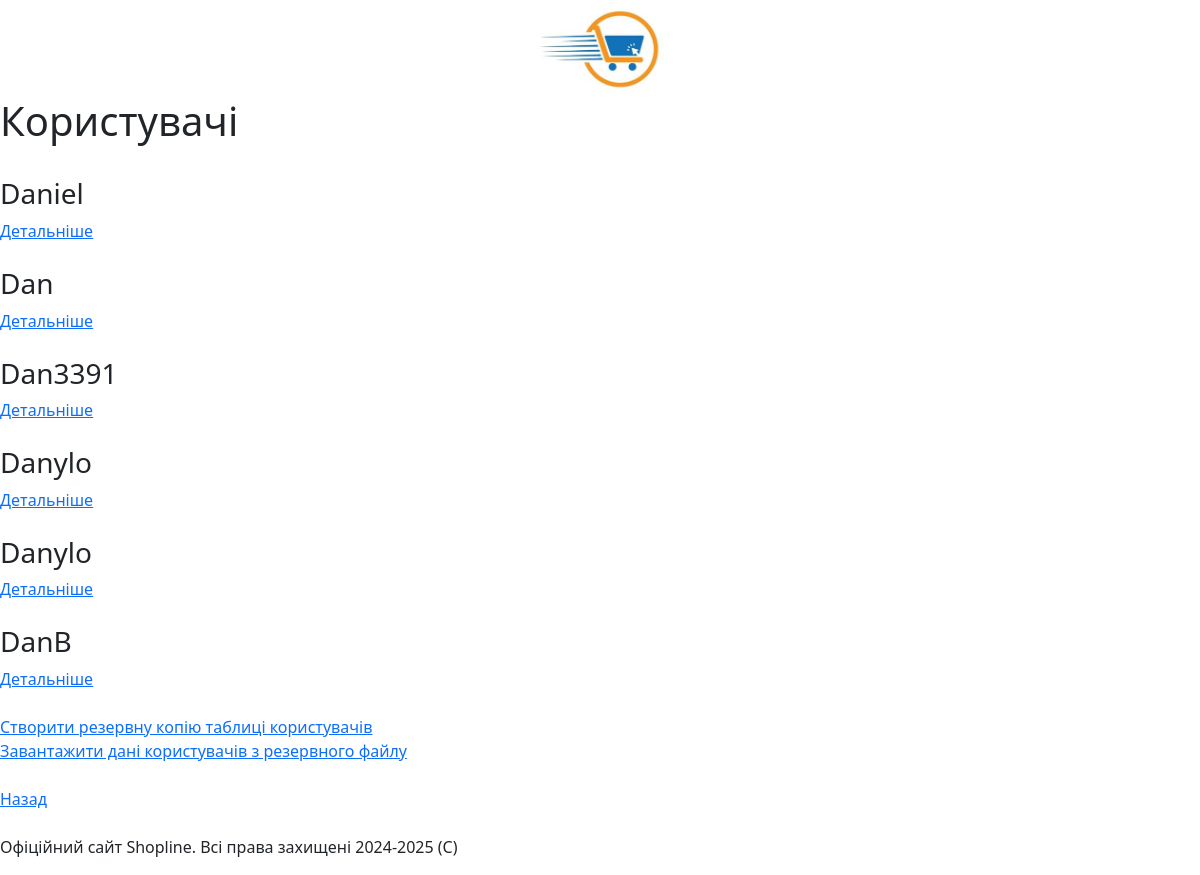
The page /moderator/users/ on the database its author committed.
### user/models.py (models this page shows, shortened)
class User(models.Model):
    username = models.CharField("Username", max_length=20)
    password = models.CharField("Пароль", max_length=30)
    name = models.CharField("Ім'я", max_length=20)
    surname = models.CharField("Прізвище", max_length=20)
    email = models.CharField("Електронна пошта", max_length=35)
    phone_number = models.CharField("Номер телефону", max_length=19)
    country = models.CharField("Країна", max_length=25)
    bought_products = models.TextField("Покупки", max_length=1500)

### moderator/views.py (the view)
# urls.py: path('users/', views.show_users, name="show_users"),
def show_users(request):
    users = User.objects.all()
    return render(request, "moderator/users.html", {'users': users})

### moderator/templates/moderator/users.html (shortened to what this page needs)
{% extends 'main/layout.html' %}
{% block content %}
    <h1>Користувачі</h1><br>
    {% for user in users %}
    <div>
        <h3>{{user.username}}</h3>
        <a href="{% url 'user_detail' user_id=user.id %}">Детальніше</a>
        <br>
        <br>
    </div>
    {% endfor %}
    <a href="{% url 'save_users_to_file' %}">Створити резервну копію таблиці користувачів</a><br>
    <a href="{% url 'load_users_from_file' %}">Завантажити дані користувачів з резервного файлу</a><br><br>
    <a href="{% url 'show_index' %}">Назад</a>
{% endblock %}

### rows shown on the page
User: username "Daniel"
User: username "Dan"
User: username "Dan3391"
User: username "Danylo"
User: username "Danylo"
User: username "DanB"
